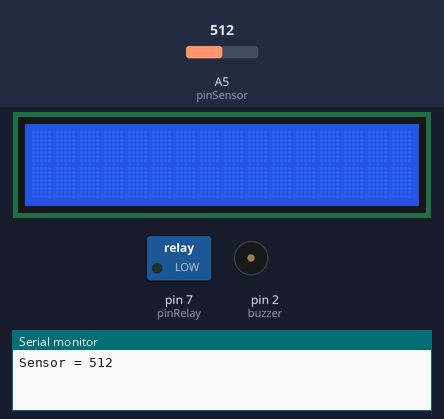
Bench run of a sketch on a simulated Arduino Uno, built with avr-gcc and run on an emulated ATmega328P. Parts: 16×2 character LCD, switched loads named in the sketch (green lamp = pin HIGH), buzzer (waves = sounding, pin HIGH), the last lines printed to the serial monitor. Inputs (shaded band) come from the test bench; at power-on: A5 (pinSensor) = 512.

Above: at 1.2 s.
1.3 s: A5 (pinSensor) set to 542
4.0 s: A5 (pinSensor) set to 566
At 4.9 s:
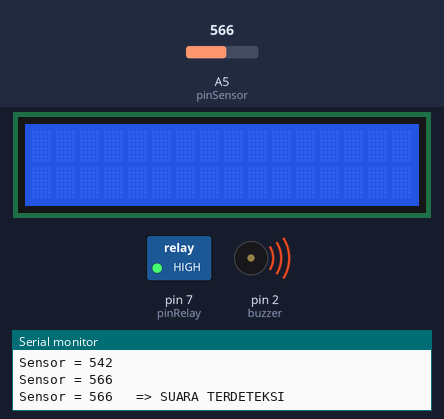
6.7 s: A5 (pinSensor) set to 540
At 9.9 s:
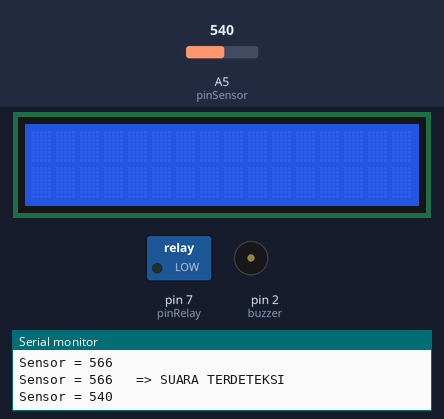
10.6 s: A5 (pinSensor) set to 560
At 12.6 s:
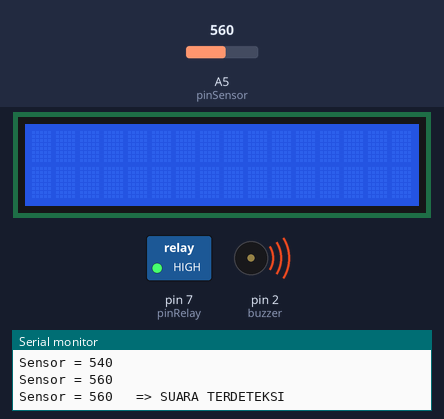
Timing chart, 0 to 14.1 s (numbered marks = the images above; inputs shaded):
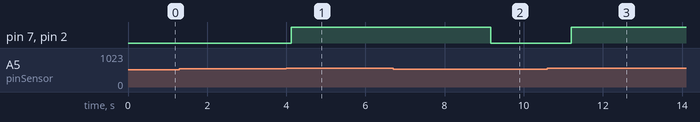

Measured:
- the behaviour switches between 550 and 551 on A5 (pinSensor) (found by bisection; images 0 and 1)
- after the input at 4.0 s, pin 7 (pinRelay), pin 2 (buzzer): LOW → HIGH after 0.13 s
- after the input at 6.7 s, pin 7 (pinRelay), pin 2 (buzzer): HIGH → LOW after 2.5 s
- after the input at 10.6 s, pin 7 (pinRelay), pin 2 (buzzer): LOW → HIGH after 0.60 s

The sketch:

SENSOR_SUARA.ino
```cpp
#include <LiquidCrystal_I2C.h>
#include <Wire.h>
LiquidCrystal_I2C lcd = LiquidCrystal_I2C(0x27, 16, 2);


const int pinSensor = A5;
const int pinRelay = 7;
const int buzzer = 2;     // inisialisasi buzzer pin pada 2

int nilaiSensor = 0;

void setup (){
  lcd.init();
  lcd.backlight();
  lcd.clear();
Serial.begin (9600);

pinMode(pinRelay, OUTPUT);
pinMode(pinSensor, INPUT); // Jadikan sensor sebagai input analog
pinMode(buzzer, OUTPUT);  // Untuk menentukan pin buzzer sebagai output
digitalWrite(pinRelay, LOW);

}

void loop(){
nilaiSensor = analogRead(pinSensor);
Serial.print ("Sensor = ");
Serial.println(nilaiSensor);

if (nilaiSensor > 550) {

digitalWrite(pinRelay, HIGH);
digitalWrite(buzzer, HIGH);
Serial.print ("Sensor = ");
Serial.print (nilaiSensor);
Serial.println ("\t => SUARA TERDETEKSI");
lcd.setCursor(0, 0);
  lcd.print("Sensor =  ");
  lcd.print(nilaiSensor);
  lcd.setCursor(2, 1);
  lcd.print("SUARA TERDETEKSI");
  lcd.clear();

delay (3000);

}

else {

//turn Relay off:
digitalWrite(pinRelay, LOW);
digitalWrite(buzzer, LOW);
lcd.setCursor(0, 0);
  lcd.print("Sensor =  ");
  lcd.print(nilaiSensor);
  lcd.setCursor(2, 1);
  lcd.print("TIDAK TERDETEKSI");
  lcd.clear();

}

delay(2000);

}
```
